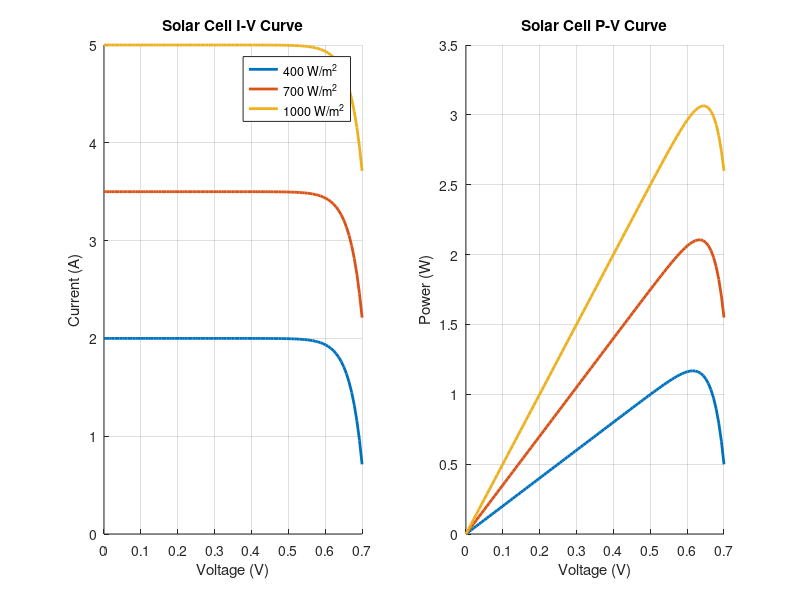

Here is the MATLAB script that generated this plot: (Note: this script raises an error after producing the figure.)
% 32_renewable_energy_pv.m
% UniLab Renewable Energy: Solar PV Modeling & MPPT Tracking

clear all;
close all;
clc;

disp('☀️ UniLab Renewable Energy Systems');
disp('===================================');

%% 1. Solar Cell I-V Characteristics
disp('--- 1. Single-Diode PV Cell Modeling ---');

function I = pv_current(V, G, T)
    % Single-diode model: I = Iph - Io*(exp(qV/nkT)-1)
    q = 1.602e-19; k = 1.38e-23;
    Iph = 5.0 * (G / 1000); % Photocurrent proportional to irradiance
    Io = 1e-9; % Saturation current
    n = 1.3; % Ideality factor
    Vt = (n * k * T) / q;
    
    I = Iph - Io * (exp(V / Vt) - 1);
    % Clamp negative current
    I(I < 0) = 0;
end

V_vec = linspace(0, 0.7, 100);
Irradiance = [400, 700, 1000]; % W/m^2
Temp = 298; % 25 deg C

figure;
subplot(1, 2, 1);
hold on;
for i = 1:3
    I_vals = pv_current(V_vec, Irradiance(i), Temp);
    plot(V_vec, I_vals, 'LineWidth', 2);
end
title('Solar Cell I-V Curve');
xlabel('Voltage (V)'); ylabel('Current (A)');
legend('400 W/m^2', '700 W/m^2', '1000 W/m^2');
grid on;

subplot(1, 2, 2);
hold on;
for i = 1:3
    I_vals = pv_current(V_vec, Irradiance(i), Temp);
    P_vals = V_vec .* I_vals;
    plot(V_vec, P_vals, 'LineWidth', 2);
end
title('Solar Cell P-V Curve');
xlabel('Voltage (V)'); ylabel('Power (W)');
grid on;

%% 2. Maximum Power Point Tracking (MPPT)
disp('--- 2. Perturb & Observe (P&O) MPPT Algorithm ---');

function s_n = mppt_step(s_c, p_p)
    s_n = s_c;
    % Get current power
    I = pv_current(s_c.V, s_c.G, 298);
    P = s_c.V * I;
    
    % P&O Logic
    dP = P - s_c.P_prev;
    dV = s_c.V - s_c.V_prev;
    
    step_size = 0.005;
    if dP > 0
        if dV > 0, s_n.V = s_c.V + step_size;
        else s_n.V = s_c.V - step_size;
        end
    else
        if dV > 0, s_n.V = s_c.V - step_size;
        else s_n.V = s_c.V + step_size;
        end
    end
    
    % Constrain V
    if s_n.V < 0, s_n.V = 0; end
    if s_n.V > 0.6, s_n.V = 0.6; end
    
    s_n.V_prev = s_c.V;
    s_n.P_prev = P;
    s_n.h = [s_c.h; [s_n.V, P]];
    if size(s_n.h, 1) > 200, s_n.h = s_n.h(end-199:end, :); end
    
    % Randomly change irradiance to test tracking
    if rand() < 0.02, s_n.G = 400 + rand() * 600; end
end

function mppt_draw(ax, s)
    % Background curve for current G
    V_bg = linspace(0, 0.7, 50);
    P_bg = V_bg .* pv_current(V_bg, s.G, 298);
    
    plot(ax, V_bg, P_bg, 'r--', 'LineWidth', 1); hold(ax, 'on');
    plot(ax, s.h(:, 1), s.h(:, 2), 'b-', 'LineWidth', 2);
    plot(ax, s.V, s.P_prev, 'go', 'MarkerSize', 10, 'MarkerFaceColor', 'g');
    title(ax, ['MPPT Tracking (Irradiance: ', num2str(round(s.G)), ' W/m^2)']);
    xlabel(ax, 'Voltage (V)'); ylabel(ax, 'Power (W)');
    grid(ax, 'on'); hold(ax, 'off');
end

st_pv = struct('V', 0.1, 'V_prev', 0.05, 'P_prev', 0, 'G', 800, 'h', []);
simulate('algorithm', 'step', @mppt_step, 'draw', @mppt_draw, 'state', st_pv);

disp('Renewable Energy Session Complete.');
